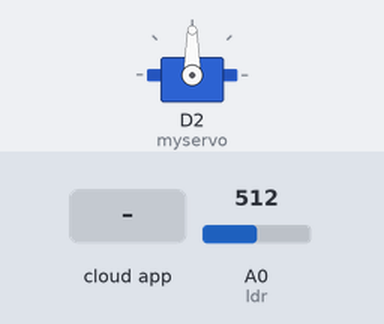
Recording of a sketch running on a simulated ESP8266 (NodeMCU). Shown: servo. The inputs (shaded band) are chosen by the test bench; at power-on: A0 (ldr) = 512.

Above: at 2.7 s.
2.8 s: the phone or cloud app sets 2 to 0
At 4.3 s:
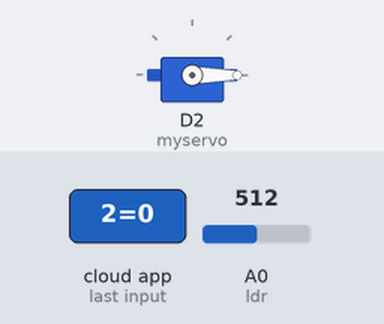
5.0 s: the phone or cloud app sets 2 to 1
At 5.8 s:
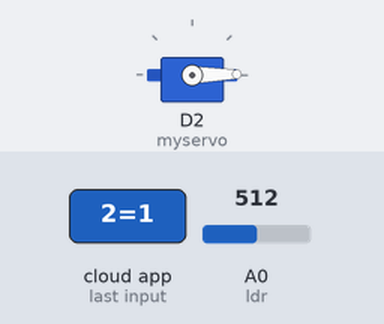
Timing chart, 0 to 8.0 s (numbered marks = the images above; inputs shaded):
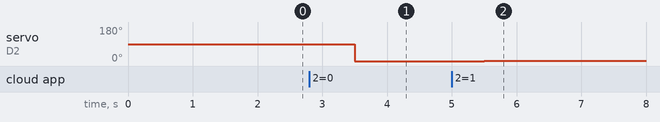

The sketch:

Control_Servo_Motor_Using_Cayenne.ino
```cpp
#include <Servo.h>

#include <CayenneMQTTESP8266.h>
#include <ESP8266WiFi.h>

int ldr = A0; //global decl.
int ldr_data;
char ssid[] = "Ohyeah";
char password[] = "amIsafe?";

char username[] = "f7b9e220-ab2a-11e7-a1da-536ee79fd847";
char mqtt_password[] = "65772ca6f34a31873c8bc251f8fb608407f035bc";
char client_id[] = "a30ed5f0-ab3e-11e7-b177-579293954599";
Servo myservo; //object


void setup()
{
    pinMode(ldr,INPUT);
  myservo.attach(D2); //servo connected at d2 pin  digital

  Cayenne.begin(username,mqtt_password,client_id,ssid,password);
}

void loop()
{
  Cayenne.loop();

    ldr_data = analogRead(ldr);

    Cayenne.virtualWrite(0, ldr_data);
 }

CAYENNE_IN(2) //channel1
{

  myservo.write(getValue.asInt()); //gets value and coverts it to int
}
```

Measured:
- after the input at 2.8 s, servo on D2 (myservo): 90° → 0° after 0.70 s
- after the input at 5.0 s, servo on D2 (myservo): 0° → 1° after 0.50 s
